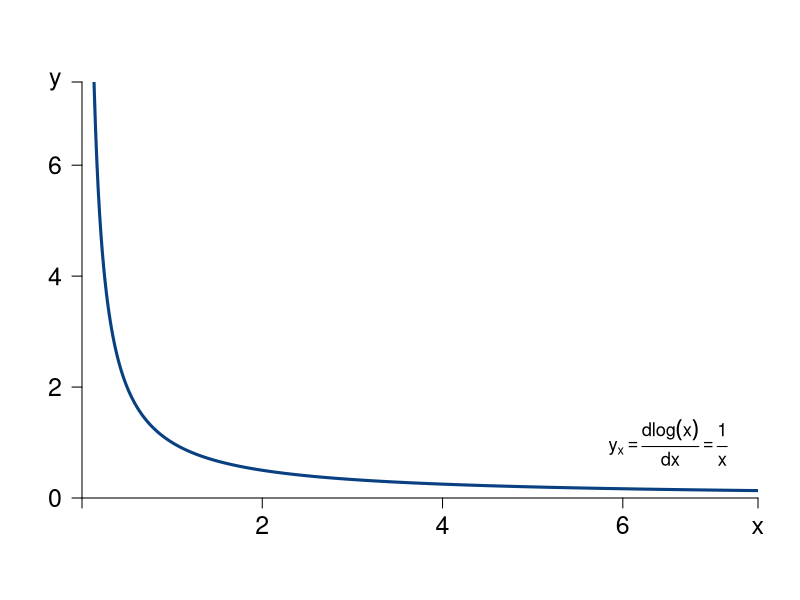

Write R code to recreate this figure.
#Graph Designer: Scott Cohn
#Authors: Bowles and Halliday
#Title: Coordination, Conflict and Competition: A Text in Microeconomics

library(shape)
pdf(file = "mathappendix/logarithm_deriv.pdf", width = 8, height = 6)
#par(mar=c(0.75,0.75,0.75,0.75))

#Set parameters for graphics
axislabelsize <- 1.5
labelsize <- 1.1
graphlinewidth <- 3
segmentlinewidth <- 2

COL <- c("#7fc97f", "#beaed4", "#fdc086", "#ffff99", "#386cb0", "#f0027f", "#bf5b17", "#666666")
COLA <- c("#e0f3db", "#99d8c9","#66c2a4","#41ae76", "#238b45", "#005824")
COLB <- c("#4eb3d3", "#2b8cbe", "#0868ac","#084081")

xlims <- c(0, 7.5)
ylims <- c(0, 7.5)

npts <- 501 
x <- seq(xlims[1], xlims[2], length.out = npts)
y <- seq(ylims[1], ylims[2], length.out = npts) 

plot(0, 0, xlim = xlims, ylim = ylims, type = "n",
     xlab = expression(paste("")),
     ylab = expression(paste("")), 
     xaxt = "n", 
     yaxt = "n", 
     cex.lab = axislabelsize, 
     bty = "n", 
     xaxs="i", 
     yaxs="i"
)

ticksx <- c(xlims[1], 2, 4, 6, xlims[2])
xlabels <- c(NA, 2, 4, 6, expression(x))
ticksy <- c(ylims[1], 2, 4, 6, ylims[2])
ylabels <- c(0, 2, 4, 6, expression(y))

axis(1,at = ticksx,  pos = 0, labels = xlabels, cex.axis = axislabelsize)
axis(2,at = ticksy,  pos = 0, labels = ylabels, las = 1, cex.axis = axislabelsize)

npts <- 500 
xx1 <- seq(xlims[1], xlims[2], length.out = npts)
xx2 <-seq(xlims[1], xlims[2] - 4, length.out = npts)
xx3 <- seq(xlims[1], 0, length.out = npts)

#Axis labels
#mtext(expression(paste("", x)), side = 1, line = 2.5, cex = axislabelsize)
#text(-.5, 0.5*ylims[2], expression(paste("", y)), xpd = TRUE, cex = axislabelsize, srt = 90) 

# lines
lines(xx1, 1/(xx1), col = COLB[4], lwd = graphlinewidth)

# points
#points(1.333, 10.333, pch = 16, col = "black", cex = 1.5)

# label function
text(6.5, 1, expression({y[x] == frac(d*log(x), dx)} == frac(1, x)),  xpd = TRUE, cex = labelsize)



dev.off()
